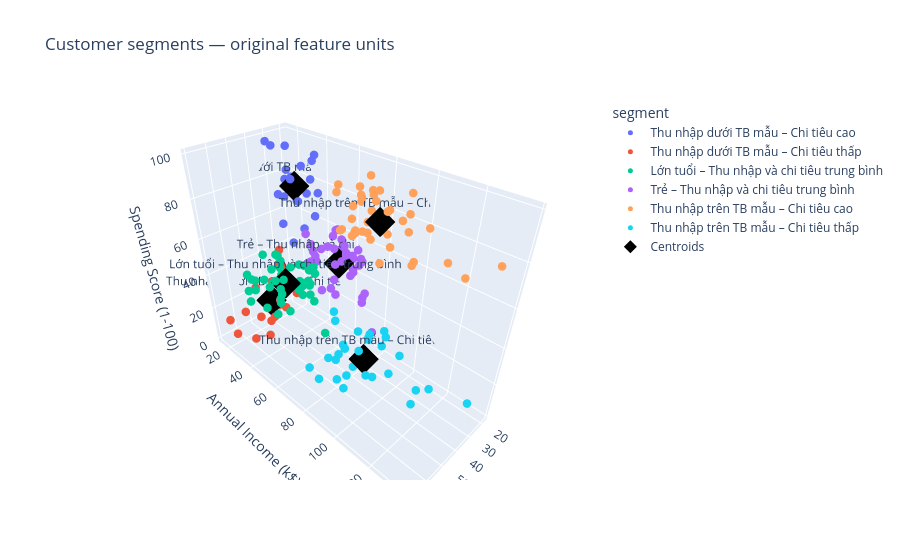

This figure's notebook cell:
### Markdown cell above
## 4. Trực quan 2D, 3D và Silhouette từng cụm

2D có thể chồng lấn do bỏ trục tuổi. 3D dùng đơn vị gốc và hiển thị tâm, còn mô hình học trên z-score. Silhouette âm gợi ý khách sát ranh giới cần kiểm tra.

### Code cell
plot_income_spending(customers,features,figures / "income_spending.png")
plot_silhouette(customers,figures / "silhouette_clusters.png")
for name in ["income_spending.png","silhouette_clusters.png"]:
    plt.figure(figsize=(11,5))
    plt.imshow(plt.imread(figures / name))
    plt.axis("off")
    plt.show()
figure=plot_clusters(customers,features,config["data"]["id_column"],figures / "customer_clusters_3d.html")
figure.show()
print(customers.groupby("cluster").silhouette.agg(["mean","min","count"]).to_string())

### Figure 1 — Plotly figure (JSON) as saved in the notebook; plotly's stock layout.template omitted (floating-point values rounded to 4 significant figures)
{"data": [{"customdata": [[1], [2], [4], [6], [8], [10], [12], [14], [16], [18], [20], [22], [24], [26], [28], [30], [32], [34], [36], [38], [40], [42], [44], [46]], "hovertemplate": "segment=Thu nhập dưới TB mẫu – Chi tiêu cao<br>Age=%{x}<br>Annual Income (k$)=%{y}<br>Spending Score (1-100)=%{z}<br>CustomerID=%{customdata[0]}<extra></extra>", "legendgroup": "Thu nhập dưới TB mẫu – Chi tiêu cao", "marker": {"color": "#636efa", "symbol": "circle", "size": 5}, "mode": "markers", "name": "Thu nhập dưới TB mẫu – Chi tiêu cao", "scene": "scene", "showlegend": true, "x": [19, 21, 23, 22, 23, 30, 35, 24, 22, 20, 35, 25, 31, 29, 35, 23, 21, 18, 21, 30, 20, 24, 31, 24], "y": [15, 15, 16, 17, 18, 19, 19, 20, 20, 21, 23, 24, 25, 28, 28, 29, 30, 33, 33, 34, 37, 38, 39, 39], "z": [39, 81, 77, 76, 94, 72, 99, 77, 79, 66, 98, 73, 73, 82, 61, 87, 73, 92, 81, 73, 75, 92, 61, 65], "type": "scatter3d"}, {"customdata": [[3], [5], [7], [9], [11], [13], [15], [17], [19], [21], [23], [25], [27], [29], [31], [33], [35], [37], [39], [43], [45]], "hovertemplate": "segment=Thu nhập dưới TB mẫu – Chi tiêu thấp<br>Age=%{x}<br>Annual Income (k$)=%{y}<br>Spending Score (1-100)=%{z}<br>CustomerID=%{customdata[0]}<extra></extra>", "legendgroup": "Thu nhập dưới TB mẫu – Chi tiêu thấp", "marker": {"color": "#EF553B", "symbol": "circle", "size": 5}, "mode": "markers", "name": "Thu nhập dưới TB mẫu – Chi tiêu thấp", "scene": "scene", "showlegend": true, "x": [20, 31, 35, 64, 67, 58, 37, 35, 52, 35, 46, 54, 45, 40, 60, 53, 49, 42, 36, 48, 49], "y": [16, 17, 18, 19, 19, 20, 20, 21, 23, 24, 25, 28, 28, 29, 30, 33, 33, 34, 37, 39, 39], "z": [6, 40, 6, 3, 14, 15, 13, 35, 29, 35, 5, 14, 32, 31, 4, 4, 14, 17, 26, 36, 28], "type": "scatter3d"}, {"customdata": [[41], [47], [51], [54], [55], [56], [57], [58], [60], [61], [63], [64], [65], [67], [68], [71], [72], [73], [74], [75], [77], [80], [81], [83], [84], [86], [87], [90], [91], [93], [97], [99], [102], [103], [105], [107], [108], [109], [110], [111], [117], [118], [119], [120], [161]], "hovertemplate": "segment=Lớn tuổi – Thu nhập và chi tiêu trung bình<br>Age=%{x}<br>Annual Income (k$)=%{y}<br>Spending Score (1-100)=%{z}<br>CustomerID=%{customdata[0]}<extra></extra>", "legendgroup": "Lớn tuổi – Thu nhập và chi tiêu trung bình", "marker": {"color": "#00cc96", "symbol": "circle", "size": 5}, "mode": "markers", "name": "Lớn tuổi – Thu nhập và chi tiêu trung bình", "scene": "scene", "showlegend": true, "x": [65, 50, 49, 59, 50, 47, 51, 69, 53, 70, 67, 54, 63, 43, 68, 70, 47, 60, 60, 59, 45, 49, 57, 67, 46, 48, 55, 50, 68, 48, 47, 48, 49, 67, 49, 66, 54, 68, 66, 65, 63, 49, 51, 50, 56], "y": [38, 40, 42, 43, 43, 43, 44, 44, 46, 46, 47, 47, 48, 48, 48, 49, 49, 50, 50, 54, 54, 54, 54, 54, 54, 54, 57, 58, 59, 60, 60, 61, 62, 62, 62, 63, 63, 63, 63, 63, 65, 65, 67, 67, 79], "z": [35, 55, 52, 60, 45, 41, 50, 46, 46, 56, 52, 59, 51, 50, 48, 55, 42, 49, 56, 47, 53, 42, 51, 41, 44, 46, 58, 46, 55, 49, 47, 42, 48, 59, 56, 50, 46, 43, 48, 52, 43, 59, 43, 57, 35], "type": "scatter3d"}, {"customdata": [[48], [49], [50], [52], [53], [59], [62], [66], [69], [70], [76], [78], [79], [82], [85], [88], [89], [92], [94], [95], [96], [98], [100], [101], [104], [106], [112], [113], [114], [115], [116], [121], [122], [123], [125], [133], [139], [143]], "hovertemplate": "segment=Trẻ – Thu nhập và chi tiêu trung bình<br>Age=%{x}<br>Annual Income (k$)=%{y}<br>Spending Score (1-100)=%{z}<br>CustomerID=%{customdata[0]}<extra></extra>", "legendgroup": "Trẻ – Thu nhập và chi tiêu trung bình", "marker": {"color": "#ab63fa", "symbol": "circle", "size": 5}, "mode": "markers", "name": "Trẻ – Thu nhập và chi tiêu trung bình", "scene": "scene", "showlegend": true, "x": [27, 29, 31, 33, 31, 27, 19, 18, 19, 32, 26, 40, 23, 38, 21, 22, 34, 18, 40, 32, 24, 27, 20, 23, 26, 21, 19, 38, 19, 18, 19, 27, 38, 40, 23, 25, 19, 28], "y": [40, 40, 40, 42, 43, 46, 46, 48, 48, 48, 54, 54, 54, 54, 54, 57, 58, 59, 60, 60, 60, 60, 61, 62, 62, 62, 63, 64, 64, 65, 65, 67, 67, 69, 70, 72, 74, 76], "z": [47, 42, 42, 60, 54, 51, 55, 59, 59, 47, 54, 48, 52, 55, 57, 55, 60, 41, 40, 42, 52, 50, 49, 41, 55, 42, 54, 42, 46, 48, 50, 56, 40, 58, 29, 34, 10, 40], "type": "scatter3d"}, {"customdata": [[124], [126], [128], [130], [132], [134], [136], [138], [140], [142], [144], [146], [148], [150], [152], [154], [156], [158], [160], [162], [164], [166], [168], [170], [172], [174], [176], [178], [180], [182], [184], [186], [188], [190], [192], [194], [196], [198], [200]], "hovertemplate": "segment=Thu nhập trên TB mẫu – Chi tiêu cao<br>Age=%{x}<br>Annual Income (k$)=%{y}<br>Spending Score (1-100)=%{z}<br>CustomerID=%{customdata[0]}<extra></extra>", "legendgroup": "Thu nhập trên TB mẫu – Chi tiêu cao", "marker": {"color": "#FFA15A", "symbol": "circle", "size": 5}, "mode": "markers", "name": "Thu nhập trên TB mẫu – Chi tiêu cao", "scene": "scene", "showlegend": true, "x": [39, 31, 40, 38, 39, 31, 29, 32, 35, 32, 32, 28, 32, 34, 39, 38, 27, 30, 30, 29, 31, 36, 33, 32, 28, 36, 30, 27, 35, 32, 29, 30, 28, 36, 32, 38, 35, 32, 30], "y": [69, 70, 71, 71, 71, 72, 73, 73, 74, 75, 76, 77, 77, 78, 78, 78, 78, 78, 78, 79, 81, 85, 86, 87, 87, 87, 88, 88, 93, 97, 98, 99, 101, 103, 103, 113, 120, 126, 137], "z": [91, 77, 95, 75, 75, 71, 88, 73, 72, 93, 87, 97, 74, 90, 88, 76, 89, 78, 73, 83, 93, 75, 95, 63, 75, 92, 86, 69, 90, 86, 88, 97, 68, 85, 69, 91, 79, 74, 83], "type": "scatter3d"}, {"customdata": [[127], [129], [131], [135], [137], [141], [145], [147], [149], [151], [153], [155], [157], [159], [163], [165], [167], [169], [171], [173], [175], [177], [179], [181], [183], [185], [187], [189], [191], [193], [195], [197], [199]], "hovertemplate": "segment=Thu nhập trên TB mẫu – Chi tiêu thấp<br>Age=%{x}<br>Annual Income (k$)=%{y}<br>Spending Score (1-100)=%{z}<br>CustomerID=%{customdata[0]}<extra></extra>", "legendgroup": "Thu nhập trên TB mẫu – Chi tiêu thấp", "marker": {"color": "#19d3f3", "symbol": "circle", "size": 5}, "mode": "markers", "name": "Thu nhập trên TB mẫu – Chi tiêu thấp", "scene": "scene", "showlegend": true, "x": [43, 59, 47, 20, 44, 57, 25, 48, 34, 43, 44, 47, 37, 34, 19, 50, 42, 36, 40, 36, 52, 58, 59, 37, 46, 41, 54, 41, 34, 33, 47, 45, 32], "y": [71, 71, 71, 73, 73, 75, 77, 77, 78, 78, 78, 78, 78, 78, 81, 85, 86, 87, 87, 87, 88, 88, 93, 97, 98, 99, 101, 103, 103, 113, 120, 126, 137], "z": [35, 11, 9, 5, 7, 5, 12, 36, 22, 17, 20, 16, 1, 1, 5, 26, 20, 27, 13, 10, 13, 15, 14, 32, 15, 39, 24, 17, 23, 8, 16, 28, 18], "type": "scatter3d"}, {"marker": {"color": "black", "size": 10, "symbol": "diamond"}, "mode": "markers+text", "name": "Centroids", "text": ["Thu nhập trên TB mẫu – Chi tiêu thấp", "Lớn tuổi – Thu nhập và chi tiêu trung bình", "Trẻ – Thu nhập và chi tiêu trung bình", "Thu nhập trên TB mẫu – Chi tiêu cao", "Thu nhập dưới TB mẫu – Chi tiêu thấp", "Thu nhập dưới TB mẫu – Chi tiêu cao"], "x": [41.94, 56.33, 26.68, 32.69, 45.52, 25.25], "y": [88.94, 54.27, 57.58, 86.54, 26.29, 25.83], "z": [16.97, 49.07, 47.79, 82.13, 19.38, 76.92], "type": "scatter3d"}], "layout": {"scene": {"domain": {"x": [0.0, 1.0], "y": [0.0, 1.0]}, "xaxis": {"title": {"text": "Age"}}, "yaxis": {"title": {"text": "Annual Income (k$)"}}, "zaxis": {"title": {"text": "Spending Score (1-100)"}}}, "legend": {"title": {"text": "segment"}, "tracegroupgap": 0}, "title": {"text": "Customer segments — original feature units"}}}
